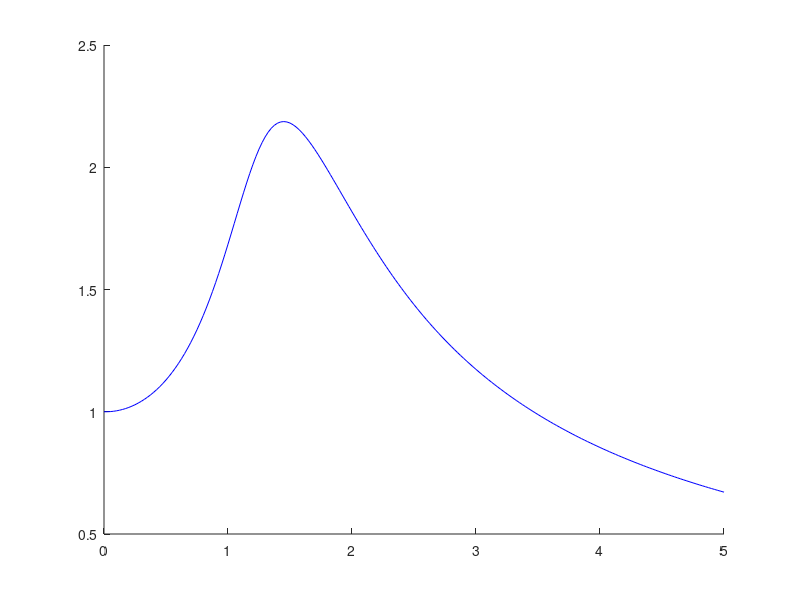

This chart was generated by the following MATLAB code:
% resim y'=f(x,y), y(0)=y0 na (0,T)
% Eulerova metoda: N kroku
function abc
clc % vymaze command window
T = 5; % nastaveni delky casoveho intervalu
y_poc = 1; % nastaveni pocatecni podminky
N = 200; % nastaveni poctu kroku
h = T/N; % vypocet delky 1 kroku

% pocitame jen y(T):
y0 = y_poc;
x0 = 0;
for k = 1:N
    %y1 = y0 + h*(-3)*y0;
    % y1 = y0 + h*y0*sin(x0*y0); %% <<---
    y1 = y0 + h*F(x0,y0);
    y0 = y1;
    x0 = x0 + h;
end;
y1 % vysleddne priblizne y(T)
% y_presne = exp(-3*T); % presne y(T) pro urcitou zadanou funkci f
% pocitame y na (0,T):
y = zeros(1,N+1);
x = linspace(0,5,N+1);
y(1) = y_poc;
for k = 1:N
    % y(k+1) = y(k) + h*y(k)*sin(x(k)*y(k)); %% funcki f zadavame zde
    y(k+1) = y(k) + h*F(x(k),y(k)); %% funkci f definujeme jako matlabovskou funkci F a volame
end;
cla;
hold on;
plot(x,y,'b')
% set(gca,'YScale','log')
% plot(x,exp(-3*x),'r')

function z = F(x,y)
z = y*sin(x*y);
